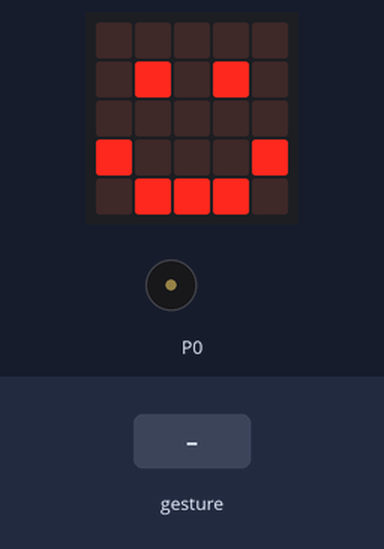
Simulated run of this program. Board: BBC micro:bit (MakeCode). Shown: the board's 5×5 LED display, buzzer (waves = sounding). The test bench sets the inputs (shaded band). A tilt is held for 1.5 s and a shake lasts 1 s, then the board lies face up again.

Above: at 1.8 s.
1.9 s: gesture '6g'
At 3.0 s:
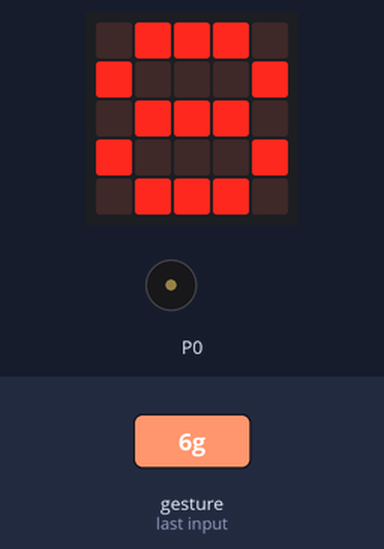
4.9 s: gesture 'logo up'
At 5.47 s:
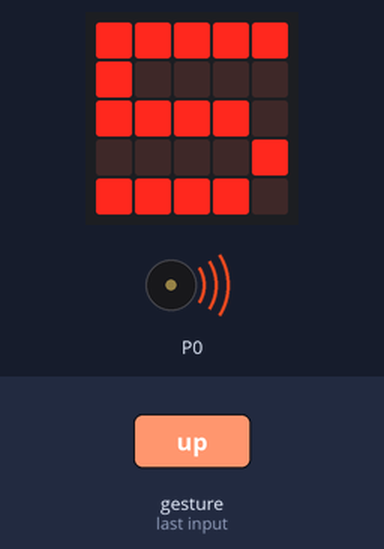
At 5.9 s:
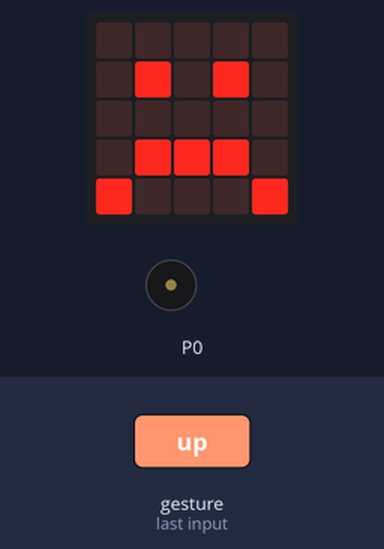
Timing chart, 0 to 7.9 s (numbered marks = the images above; inputs shaded):
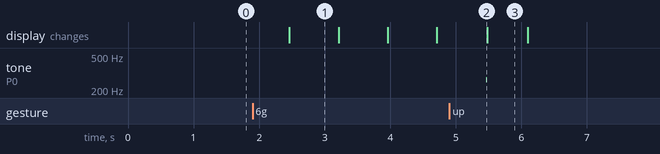

The program:

main.ts
```typescript
input.onGesture(Gesture.LogoUp, function () {
    Fall = false
    Count = 10
})
input.onGesture(Gesture.SixG, function () {
    Fall = true
})
let Count = 0
let Fall = false
Fall = false
Count = 9
basic.showIcon(IconNames.Happy)
basic.forever(function () {
    if (Fall) {
        while (Count > 0) {
            if (!(Fall)) {
                break;
            }
            Count = Count - 1
            basic.showNumber(Count)
        }
        music.play(music.tonePlayable(262, Count), music.PlaybackMode.UntilDone)
        basic.showIcon(IconNames.Sad)
    } else {
        basic.showIcon(IconNames.Happy)
        music.stopAllSounds()
    }
})
```

test.ts
```typescript
// 在這裡測試；當此封包作為擴充功能時，將不會編譯此內容。
```

Measured:
- after the input at 1.9 s, the display: changes after 0.56 s (image 1)
- after the input at 4.9 s, tone on P0: silent → 262 Hz after 0.56 s, → silent 0.01 s later
- what the display in image 1 shows lasts 0.7 s, from 2.5 s to 3.2 s
- what the display in image 3 shows lasts 0.6 s, from 5.5 s to 6.1 s
